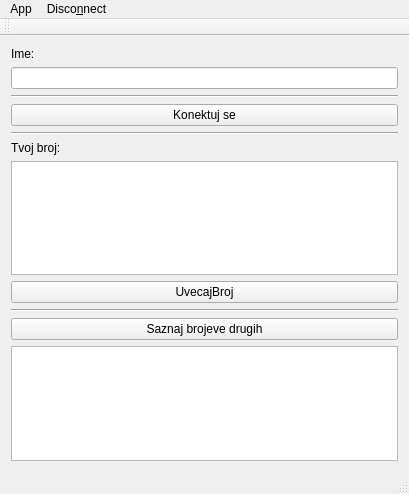
<?xml version="1.0" encoding="UTF-8"?>
<ui version="4.0">
 <class>client</class>
 <widget class="QMainWindow" name="client">
  <property name="geometry">
   <rect>
    <x>0</x>
    <y>0</y>
    <width>409</width>
    <height>494</height>
   </rect>
  </property>
  <property name="windowTitle">
   <string>client</string>
  </property>
  <widget class="QWidget" name="centralWidget">
   <layout class="QVBoxLayout" name="verticalLayout">
    <item>
     <widget class="QLabel" name="labelIme">
      <property name="text">
       <string>Ime:</string>
      </property>
     </widget>
    </item>
    <item>
     <widget class="QLineEdit" name="unosIme">
      <property name="palette">
       <palette>
        <active>
         <colorrole role="Light">
          <brush brushstyle="SolidPattern">
           <color alpha="255">
            <red>252</red>
            <green>233</green>
            <blue>79</blue>
           </color>
          </brush>
         </colorrole>
         <colorrole role="Highlight">
          <brush brushstyle="SolidPattern">
           <color alpha="255">
            <red>204</red>
            <green>0</green>
            <blue>0</blue>
           </color>
          </brush>
         </colorrole>
        </active>
        <inactive>
         <colorrole role="Light">
          <brush brushstyle="SolidPattern">
           <color alpha="255">
            <red>252</red>
            <green>233</green>
            <blue>79</blue>
           </color>
          </brush>
         </colorrole>
         <colorrole role="Highlight">
          <brush brushstyle="SolidPattern">
           <color alpha="255">
            <red>204</red>
            <green>0</green>
            <blue>0</blue>
           </color>
          </brush>
         </colorrole>
        </inactive>
        <disabled>
         <colorrole role="Light">
          <brush brushstyle="SolidPattern">
           <color alpha="255">
            <red>252</red>
            <green>233</green>
            <blue>79</blue>
           </color>
          </brush>
         </colorrole>
         <colorrole role="Highlight">
          <brush brushstyle="SolidPattern">
           <color alpha="255">
            <red>145</red>
            <green>141</green>
            <blue>126</blue>
           </color>
          </brush>
         </colorrole>
        </disabled>
       </palette>
      </property>
      <property name="autoFillBackground">
       <bool>false</bool>
      </property>
      <property name="frame">
       <bool>true</bool>
      </property>
     </widget>
    </item>
    <item>
     <widget class="Line" name="line">
      <property name="orientation">
       <enum>Qt::Horizontal</enum>
      </property>
     </widget>
    </item>
    <item>
     <widget class="QPushButton" name="connectdisconnectDugme">
      <property name="text">
       <string>Konektuj se</string>
      </property>
     </widget>
    </item>
    <item>
     <widget class="Line" name="line_2">
      <property name="orientation">
       <enum>Qt::Horizontal</enum>
      </property>
     </widget>
    </item>
    <item>
     <widget class="QLabel" name="labelTvojBroj">
      <property name="text">
       <string>Tvoj broj:</string>
      </property>
     </widget>
    </item>
    <item>
     <widget class="QTextEdit" name="tvojBroj"/>
    </item>
    <item>
     <widget class="QPushButton" name="uvecajBrojDugme">
      <property name="text">
       <string>UvecajBroj</string>
      </property>
     </widget>
    </item>
    <item>
     <widget class="Line" name="line_3">
      <property name="orientation">
       <enum>Qt::Horizontal</enum>
      </property>
     </widget>
    </item>
    <item>
     <widget class="QPushButton" name="saznajDugme">
      <property name="text">
       <string>Saznaj brojeve drugih</string>
      </property>
     </widget>
    </item>
    <item>
     <widget class="QTextBrowser" name="brojeviSvihIgraca"/>
    </item>
   </layout>
  </widget>
  <widget class="QMenuBar" name="menuBar">
   <property name="geometry">
    <rect>
     <x>0</x>
     <y>0</y>
     <width>409</width>
     <height>22</height>
    </rect>
   </property>
   <widget class="QMenu" name="menuApp">
    <property name="title">
     <string>App</string>
    </property>
   </widget>
   <widget class="QMenu" name="menuDisconnect">
    <property name="title">
     <string>Disco&amp;nnect</string>
    </property>
   </widget>
   <addaction name="menuApp"/>
   <addaction name="menuDisconnect"/>
  </widget>
  <widget class="QToolBar" name="mainToolBar">
   <attribute name="toolBarArea">
    <enum>TopToolBarArea</enum>
   </attribute>
   <attribute name="toolBarBreak">
    <bool>false</bool>
   </attribute>
  </widget>
  <widget class="QStatusBar" name="statusBar"/>
 </widget>
 <layoutdefault spacing="6" margin="11"/>
 <resources/>
 <connections/>
</ui>
